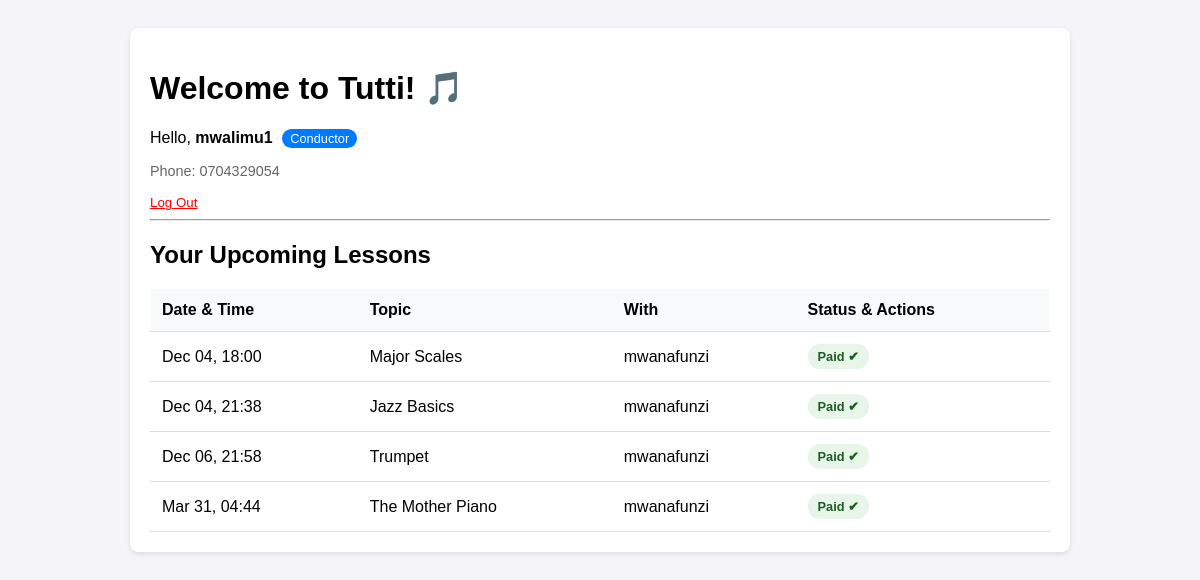
The page / (signed in) on the database as committed earlier.
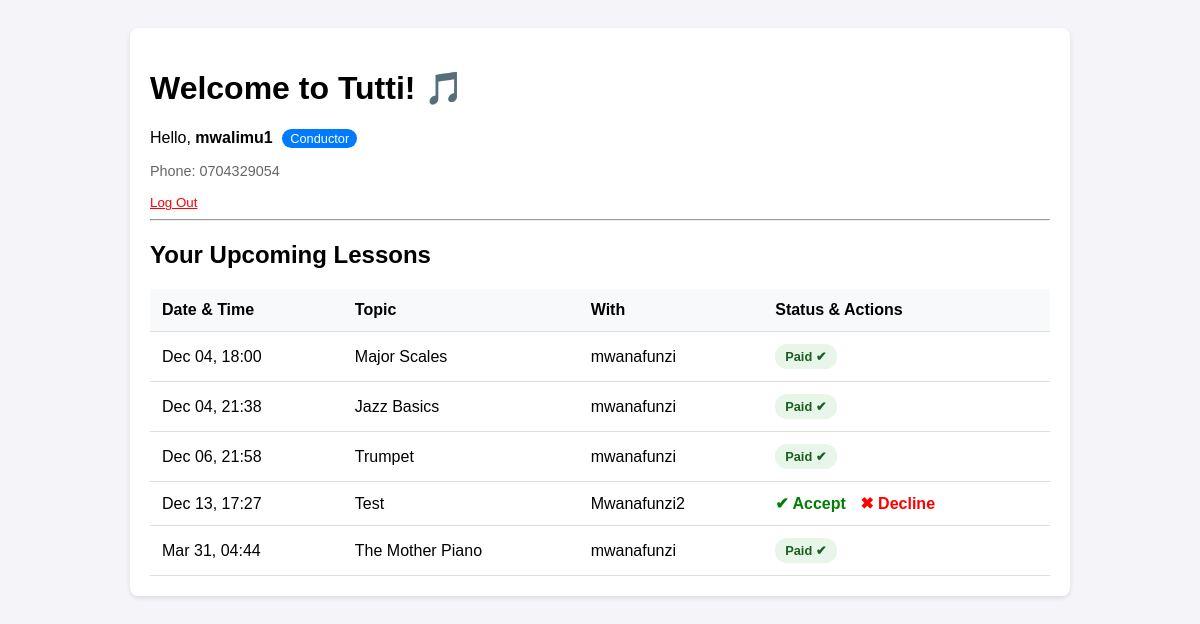
The same page on the database as committed later.
### tuttiapp/models.py (models this page shows, shortened)
class Lesson(models.Model):
    STATUS_CHOICES = [
        ('REQUESTED', 'Requested'),  # Student requested a lesson
        ('SCHEDULED', 'Scheduled'),
        ('RESCHEDULE_PENDING', 'Reschedule Pending'), # Teacher requested reschedule
        ('COMPLETED', 'Completed'),       # Lesson happened, teacher marked it
        ('PENDING_PAYMENT', 'Pending Payment'), # Waiting for M-Pesa
        ('PAID', 'Paid'),                 # Money received
        ('CANCELLED', 'Cancelled'),
    ]
    teacher = models.ForeignKey(settings.AUTH_USER_MODEL, on_delete=models.CASCADE, related_name='lessons_taught')
    student = models.ForeignKey(settings.AUTH_USER_MODEL, on_delete=models.CASCADE, related_name='lessons_taken')
    start_time = models.DateTimeField()
    duration_minutes = models.PositiveIntegerField(default=60)
    topic = models.CharField(max_length=200, help_text="What are you teaching? e.g. Major Scales")
    teacher_notes = models.TextField(blank=True, help_text="Notes for the student to practice")
    price = models.DecimalField(max_digits=8, decimal_places=2, default=1500.00)
    status = models.CharField(max_length=20, choices=STATUS_CHOICES, default='SCHEDULED')
    is_student_reminder_sent = models.BooleanField(default=False)

class User(AbstractUser):
    is_teacher = models.BooleanField(default=False)
    is_student = models.BooleanField(default=False)
    phone_number = models.CharField(max_length=15, blank=True, null=True, validators=[validate_kenyan_phone])

### tuttiapp/views.py (the view)
# urls.py: path('', views.dashboard, name='dashboard'), # this means that dashboard is the homepage
@login_required
def dashboard(request):
    user = request.user
    if user.is_teacher:
        my_lessons = Lesson.objects.filter(teacher=user).order_by('start_time')
    elif user.is_student:
        my_lessons = Lesson.objects.filter(student=user).order_by('start_time')
    else:
        my_lessons = Lesson.objects.none()
    context = {
        'lessons': my_lessons
    }
    return render(request, 'tuttiapp/dashboard.html', context)

### tuttiapp/templates/tuttiapp/dashboard.html (shortened to what this page needs)
<!DOCTYPE html>
<html lang="en">
<head>
</head>
<body>
    <div class="card">
        <h1>Welcome to Tutti! 🎵</h1>
        {% if user.is_authenticated %}
            <p>Hello, <strong>{{ user.username }}</strong>
               {% if user.is_teacher %}<span class="role-badge">Conductor</span>{% endif %}
            </p>
            <p style="font-size: 0.9em; color: #666;">Phone: {{ user.phone_number|default:"Not set" }}</p>
            <form action="{% url 'logout' %}" method="post" style="display:inline;">
                <button type="submit" style="background:none; border:none; color:red; cursor:pointer; text-decoration:underline; padding:0;">Log Out</button>
            </form>
            <hr>
            <h2>Your Upcoming Lessons</h2>
            {% if lessons %}
                <table>
                    <thead>
                        <tr>
                            <th>Date & Time</th>
                            <th>Topic</th>
                            <th>With</th>
                            <th>Status & Actions</th>
                        </tr>
                    </thead>
                    <tbody>
                        {% for lesson in lessons %}
                        <tr>
                            <td>{{ lesson.start_time|date:"M d, H:i" }}</td>
                            <td>{{ lesson.topic }}</td>
                            <td>
                                {% if user.is_teacher %}
                                    {{ lesson.student.username }}
                                {% else %}
                                    {{ lesson.teacher.username }}
                                {% endif %}
                            </td>
                            <td>
                                {% if lesson.status == 'REQUESTED' %}
                                    {% if user.is_teacher %}
                                        <a href="{% url 'approve_lesson' lesson.id %}" class="btn-accept">✔ Accept</a>
                                        <a href="{% url 'decline_lesson' lesson.id %}" class="btn-decline">✖ Decline</a>
                                    {% else %}
                                        <span class="badge requested">Waiting Approval...</span>
                                    {% endif %}
                                {% elif lesson.status == 'PAID' %}
                                    <span class="badge paid">Paid ✔</span>
                                {% else %}
                                    {{ lesson.get_status_display }}
                                {% endif %}
                            </td>
                        </tr>
                        {% endfor %}
                    </tbody>
                </table>
            {% else %}
                <p style="text-align: center; padding: 20px; color: #666;">
                    No lessons found.
                    {% if user.is_student %}Click "Find a Teacher" above!{% endif %}
                </p>
            {% endif %}
        {% else %}
            <div style="text-align: center; padding: 40px;">
                <p>You are not logged in.</p>
                <a href="{% url 'login' %}" style="background-color: #007bff; color: white; padding: 10px 20px; text-decoration: none; border-radius: 5px;">Log in to Portal</a>
            </div>
        {% endif %}
    </div>
</body>
</html>

Rows that differ between the two databases and show on the page:
added Lesson: start_time "Dec 13, 17:27", topic "Test", student.username "Mwanafunzi2", status "✔ Accept"
